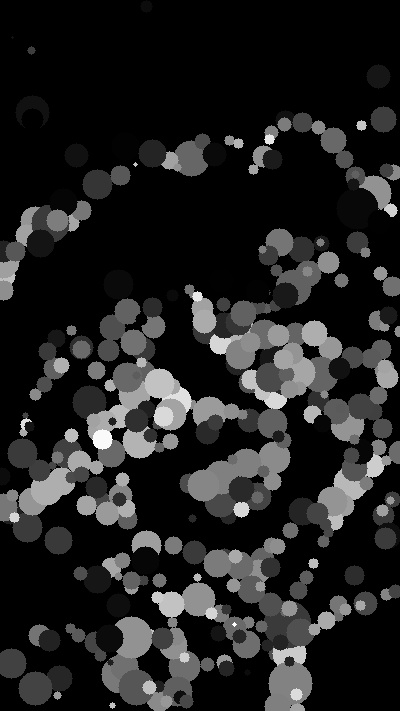
#> input picture file/genetic_image-master/1. circle/result/chr_1200.jpg, 400 x 711 px; its folder holds only this picture in this run
$ python rectangle_line.py '../1. circle/result/chr_1200.jpg'
#> lines starting #> are read from the running program, lines starting #| are printed output that depends on the picture; after the words box and inside, x2 and y2 are one past the last pixel; in counts of white or black regions, pixels touching at a corner belong together; long printed decimals are rounded
import cv2, random, os, sys
import numpy as np
from copy import deepcopy
from skimage.measure import compare_mse
import multiprocessing as mp

filepath = sys.argv[1]
filename, ext = os.path.splitext(os.path.basename(filepath))

img = cv2.imread(filepath)
#> img is the input picture: shape (711, 400, 3); min 0, max 255, mean 34.4
edges = cv2.Canny(img, threshold1=100, threshold2=150)
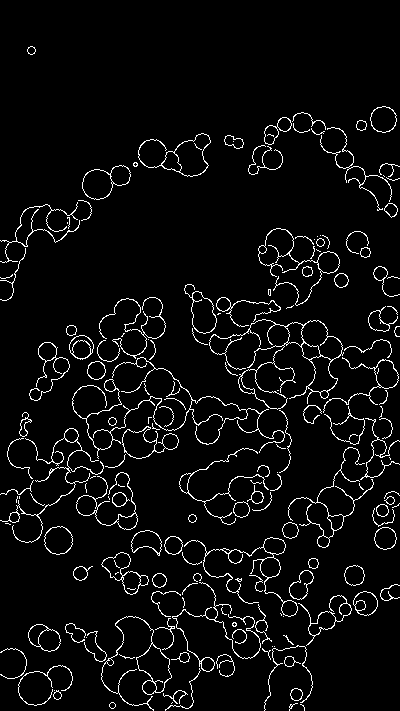
#> edges: shape (711, 400); 4.9% white in thin lines or dots
edges = cv2.dilate(edges, np.ones((3,3), np.uint8), iterations = 1)
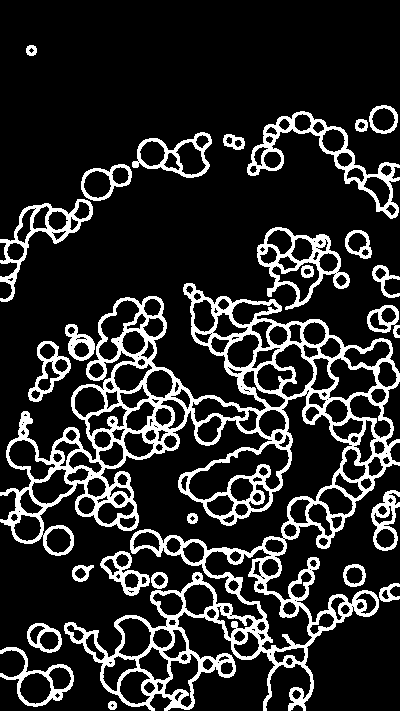
#> edges: shape (711, 400); 16.7% white; 26 white regions, largest, box (x1, y1, x2, y2) and area: (0, 283, 400, 711) 32891, (247, 111, 400, 219) 2508, (257, 227, 350, 310) 2014
height, width, channels = img.shape
#> height = 711; width = 400; channels = 3

# hyperparameters
n_initial_genes = 50
n_population = 50
prob_mutation = 0.01
prob_add = 0.3
prob_remove = 0.2

min_length, max_length = 5, 15
save_every_n_iter = 100

# Gene
class Gene():
  def __init__(self):
    self.pt1 = np.array([random.randint(0, width), random.randint(0, height)])

    while True:
      self.pt2 = self.pt1 + np.array([random.randint(-max_length, max_length), random.randint(-max_length, max_length)])
      self.pt2[0] = np.clip(self.pt2[0], 0, width)
      self.pt2[1] = np.clip(self.pt2[1], 0, height)

      dist = np.linalg.norm(self.pt1 - self.pt2)

      if min_length < dist < max_length:
        break

  def mutate(self):
    mutation_size = max(1, int(round(random.gauss(15, 4)))) / 100

    self.pt1[0] = random.randint(
      np.clip(int(self.pt1[0] * (1 - mutation_size)), 0, width),
      np.clip(int(self.pt1[0] * (1 + mutation_size)), 0, width)
    )
    self.pt1[1] = random.randint(
      np.clip(int(self.pt1[1] * (1 - mutation_size)), 0, height),
      np.clip(int(self.pt1[1] * (1 + mutation_size)), 0, height)
    )

    self.pt2[0] = random.randint(
      np.clip(int(self.pt2[0] * (1 - mutation_size)), 0, width),
      np.clip(int(self.pt2[0] * (1 + mutation_size)), 0, width)
    )
    self.pt2[1] = random.randint(
      np.clip(int(self.pt2[1] * (1 - mutation_size)), 0, height),
      np.clip(int(self.pt2[1] * (1 + mutation_size)), 0, height)
    )

# compute fitness
def compute_fitness(genome):
  out = np.zeros((height, width), dtype=np.uint8) * 255

  for gene in genome:
    cv2.rectangle(out, pt1=tuple(gene.pt1), pt2=tuple(gene.pt2), color=(255,255,255), thickness=1, lineType=cv2.LINE_AA)

  # mean squared error
  fitness = 255. / compare_mse(edges, out)

  return fitness, out

# compute population
def compute_population(g):
  genome = deepcopy(g)
  # mutation
  if len(genome) < 200:
    for gene in genome:
      if random.uniform(0, 1) < prob_mutation:
        gene.mutate()
  else:
    for gene in random.sample(genome, k=int(len(genome) * prob_mutation)):
      gene.mutate()

  # add gene
  if random.uniform(0, 1) < prob_add:
    genome.append(Gene())

  # remove gene
  if len(genome) > 0 and random.uniform(0, 1) < prob_remove:
    genome.remove(random.choice(genome))

  # compute fitness
  new_fitness, new_out = compute_fitness(genome)

  return new_fitness, genome, new_out

# main
if __name__ == '__main__':
  os.makedirs('result', exist_ok=True)

  p = mp.Pool(mp.cpu_count() - 1)

  # 1st gene
  best_genome = [Gene() for _ in range(n_initial_genes)]

  best_fitness, best_out = compute_fitness(best_genome)
#> after the loop in compute_fitness, `for gene in genome:`:
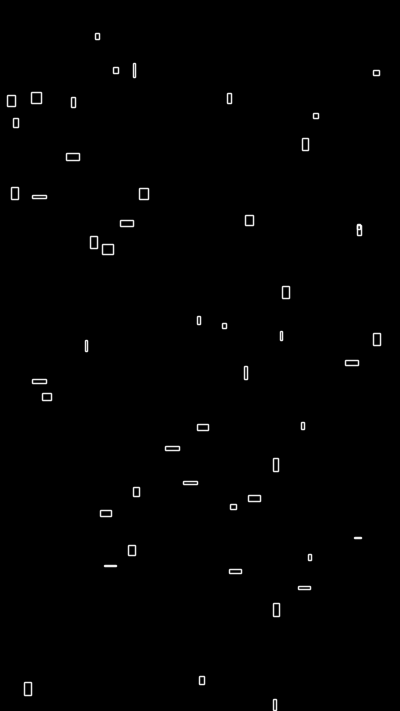
#> out: shape (711, 400); min 0, max 253, mean 1.8
#> in compute_fitness, `fitness = 255. / compare_mse(edges, out)`: fitness = 0.0231
#> best_fitness = 0.0231

  n_gen = 0

  while True:
    try:
      results = p.map(compute_population, [deepcopy(best_genome)] * n_population)
#> the loop in compute_population (call 2), `for gene in genome:` made 50 passes
#> mutation_size in mutate on pass 21: 0.18
#> results = 50 items
    except KeyboardInterrupt:
      p.close()
      break

    results.append([best_fitness, best_genome, best_out])

    new_fitnesses, new_genomes, new_outs = zip(*results)
#> new_fitnesses = 51 values, max 0.0231 at index 48, min 0.023 at index 6, mean 0.023; new_genomes = 51 items; new_outs = 51 items

    best_result = sorted(zip(new_fitnesses, new_genomes, new_outs), key=lambda x: x[0], reverse=True)
#> best_result = 51 items

    best_fitness, best_genome, best_out = best_result[0]
#> best_genome = 50 items

    # end of generation
    print('Generation #%s, Fitness %s' % (n_gen, best_fitness))
#| Generation #0, Fitness 0.02308
    n_gen += 1

    # visualize
    if n_gen % save_every_n_iter == 0:
      cv2.imwrite('result/%s_%s.jpg' % (filename, n_gen), best_out)

    cv2.imshow('best out', best_out)
    if cv2.waitKey(1) == ord('q'):
#> (key q is pressed here)
     p.close()
     break

  cv2.imshow('best out', best_out)
  cv2.waitKey(0)

$ run again, on file/genetic_image-master/1. circle/result/chr_200.jpg
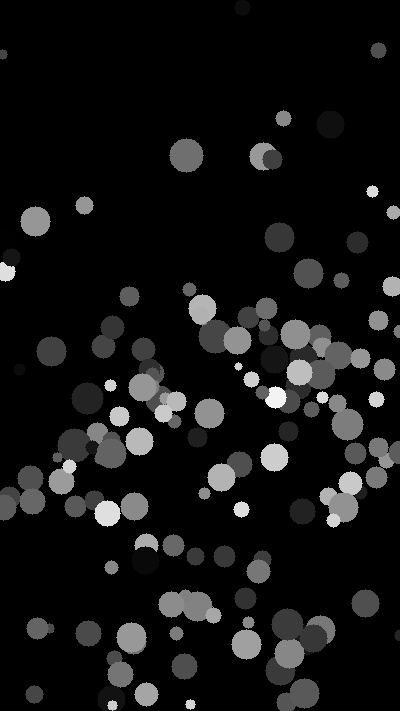
#> input picture file/genetic_image-master/1. circle/result/chr_200.jpg, 400 x 711 px
#> img is the input picture: shape (711, 400, 3); min 0, max 249, mean 19.9
#> `edges = cv2.Canny(img, threshold1=100, threshold2=150)`:
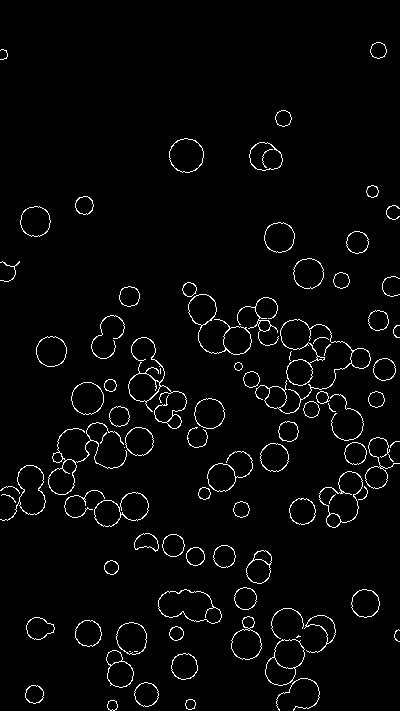
#> edges: shape (711, 400); 2.8% white in thin lines or dots
#> `edges = cv2.dilate(edges, np.ones((3,3), np.uint8), iterations = 1)`:
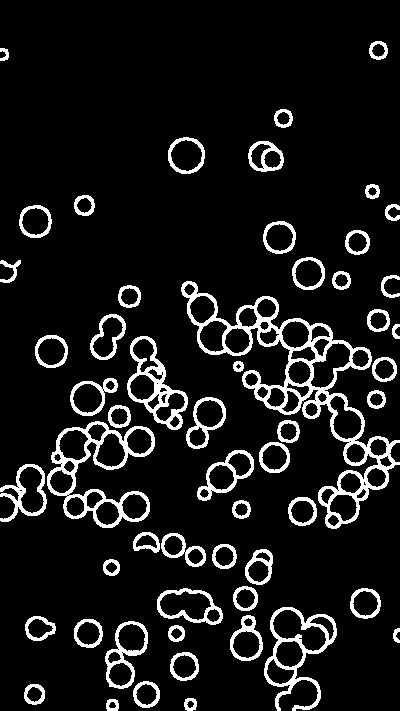
#> edges: shape (711, 400); 9.7% white; 55 white regions, largest, box (x1, y1, x2, y2) and area: (181, 281, 400, 529) 6703, (47, 421, 155, 528) 2675, (264, 607, 337, 711) 1713
#> fitness = 0.0389
#> the loop in compute_population (call 2), `for gene in genome:` made 50 passes
#> mutation_size in mutate on pass 21: 0.18
#> results = 50 items
#> new_fitnesses = 51 values, max 0.039 at index 34, min 0.0387 at index 23, mean 0.0389; new_genomes = 51 items
#> `best_fitness, best_genome, best_out = best_result[0]`: best_fitness = 0.039; best_genome = 50 items
#| Generation #0, Fitness 0.03901
